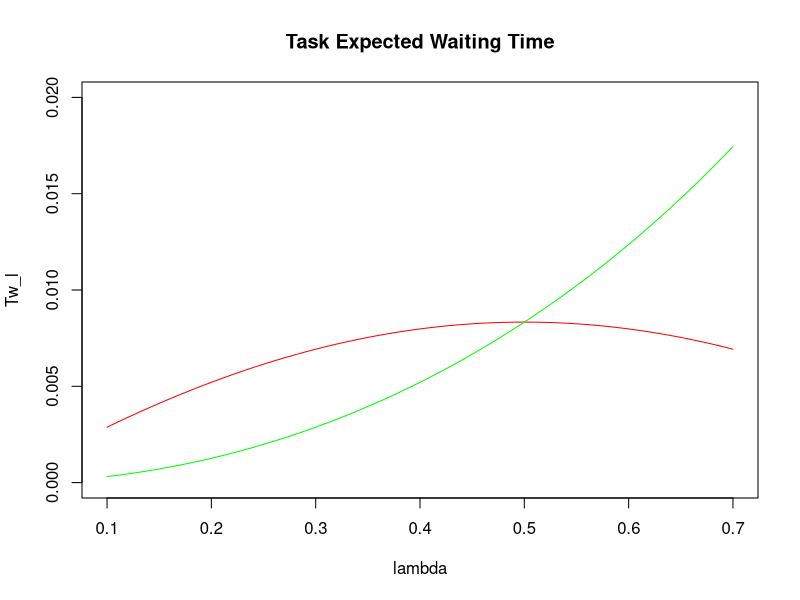

This figure's R source:
# Task and Computational model


# Code Parameters

# lambda is the task generation rate
# p_o is the percentage of the tasks that will be offloaded to the edge server
# D is the task size in bits
# v is the number of CPU cycles required to process 1 bit data of task
# f_l is the CPU cycles per seconds of the IoT device
# f_e is the CPU cycles per seconds of the edge server
# mew_l is the task execution delay for local executation
# mew_e is the task executation delay on edge server
# Tw_l is the task expected waiting time for the IoT device
# Tw_e is the task expected waiting time for the edge server
# t_o is the transmission delay for a task that is offloaded to an edge server

# Simulation Parameters
lambda <- seq(0.1, 0.7, by = 0.01) # task generation rate
p_o <- seq(0.1, 0.7, by = 0.01) # percentage of the tasks that will be offloaded to the edge server
D <- 4 * 10 ^ 6 # task size in bits
v <- 500 # number of CPU cycles required to process 1 bit data of task
f_l <- 500 * 10 ^ 6 # CPU cycles per seconds of the IoT device
f_e <- 10 * 10 ^ 9 # CPU cycles per seconds of the edge server

# Function to calculate the task execution delay
task_execution_delay <- function(D, v, f) {
    result <- (D * v) / f
    return(result)
}

# Function to calculate the arrival rate of the tasks to be processed
# in the IoT device
task_arrival_rate_device <- function(p_o, lambda) {
    result <- (1 - p_o) * lambda
    return(result)
}

# Function to calculate the arrival rate of the tasks to be processed
# in the edge server
task_arrival_rate_edge <- function(p_o, lambda) {
    result <- p_o * lambda
    return(result)
}


# Function to calculate the task expected waiting time
task_expected_waiting_time <- function(lambda, mew) {
    row <- lambda / mew
    tmp <- 2 * mew * (1 - row)
    result <- row / tmp
    return(result)
}

# Function to calculate the task expected waiting time for the device
task_expected_waiting_time_device <- function(D, v, f_l, p_o, lambda) {
    mew_l <- task_execution_delay(D, v, f_l)
    lambda_l <- task_arrival_rate_device(p_o, lambda)
    result <- task_expected_waiting_time(lambda_l, mew_l)
    return(result)
}

# Function to calculate the task expected waiting time for the edge server
task_expected_waiting_time_edge <- function(D, v, f_e, p_o, lambda) {
    mew_e <- task_execution_delay(D, v, f_l)
    lambda_e <- task_arrival_rate_edge(p_o, lambda)
    result <- task_expected_waiting_time(lambda_e, mew_e)
    return(result)
}

# Function to calculate the expected delay of an IoT Applicaiton
expected_delay <- function(p_o, Tw_l, Tw_e, mew_l, mew_e, t_o) {
    result <- (1 - p_o) * (Tw_l + mew_l) + p_o * (t_o + Tw_e + mew_e)
    return(result)
}

# Computation

mew_l <- task_execution_delay(D, v, f_l)
mew_e <- task_execution_delay(D, v, f_e)

lambda_l <- task_arrival_rate_device(p_o, lambda)
lambda_e <- task_arrival_rate_edge(p_o, lambda)

Tw_l <- task_expected_waiting_time_device(D, v, f_l, p_o, lambda)
Tw_e <- task_expected_waiting_time_edge(D, v, f_e, p_o, lambda)

cat("\n")
print("For the IoT Device")
print(paste("Task Executation Delay = ", mew_l))
print(paste("Task Arrival Rate = ", lambda_l))
print(paste("Task Expected Waiting Time = ", Tw_l))
cat("\n")
print("For the Edge Server")
print(paste("Task Executation Delay = ", mew_e))
print(paste("Task Arrival Rate = ", lambda_e))
print(paste("Task Expected Waiting Time = ", Tw_e))

plot(lambda, Tw_l, type="l",col="red", ylim=c(0,0.02), main = "Task Expected Waiting Time")
lines(lambda, Tw_e, col="green")
